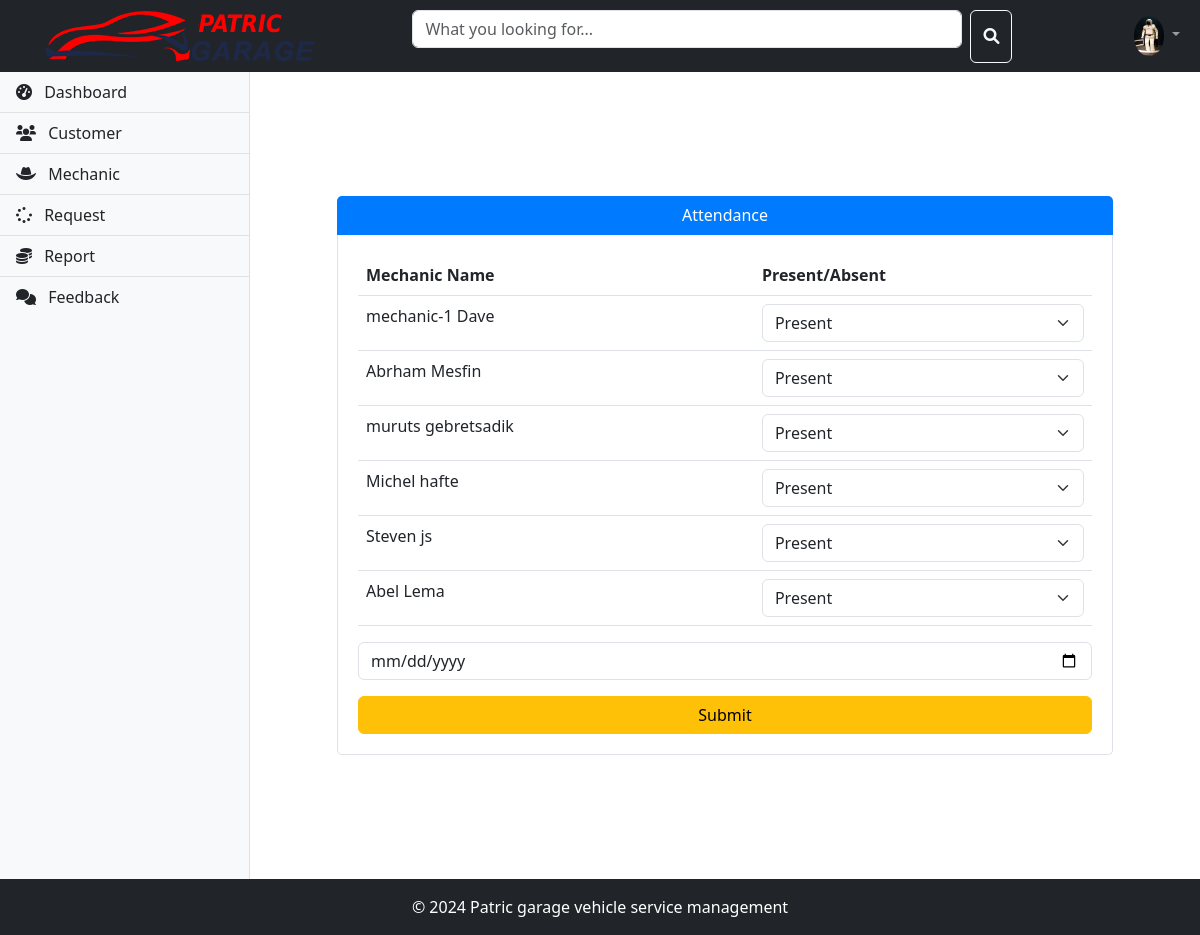
/admin-take-attendance (signed in), run on the app's committed database.
### vehicle/models.py (models this page shows, shortened)
class Mechanic(models.Model):
    user = models.OneToOneField(User, on_delete=models.CASCADE)
    address = models.CharField(max_length=500)
    mobile = models.CharField(max_length=20)
    skill = models.CharField(max_length=500)
    salary = models.PositiveIntegerField(null=True, blank=True)
    status = models.BooleanField(default=False)
    profile_pic = models.ImageField(upload_to='profile_pic/MechanicProfilePic/', null=True, blank=True)

### vehicle/views.py (the view, shortened to what this page needs)
# urls.py: path('admin-take-attendance', views.admin_take_attendance_view,name='admin-take-attendance'),
@login_required(login_url='adminlogin')
def admin_take_attendance_view(request):
    mechanics = models.Mechanic.objects.filter(status=True)
    aform = forms.AttendanceForm()
    return render(request, 'vehicle/admin_take_attendance.html', {'mechanics': mechanics, 'aform': aform})

### vehicle/forms.py
class AttendanceForm(forms.Form):
    present_status=forms.ChoiceField( choices=presence_choices)
    date=forms.DateField()

### vehicle/templates/vehicle/admin_take_attendance.html (shortened to what this page needs)
{% extends 'vehicle/adminbase.html' %}
{% block content %}
<head>
  <link href="https://cdn.jsdelivr.net/npm/bootstrap@5.3.0/dist/css/bootstrap.min.css" rel="stylesheet">
</head>
<body>
  <div class="container form-container">
    <form class="box" method="post" autocomplete="off">
      <div class="panel panel-primary">
        <div class="panel-heading">
          <h6 class="panel-title">Attendance</h6>
        </div>
        <div class="panel-body">
          <table class="table table-hover">
            <thead>
              <tr>
                <th>Mechanic Name</th>
                <th>Present/Absent</th>
              </tr>
            </thead>
            <tbody>
              {% for mechanic in mechanics %}
              <tr>
                <td>  {{ mechanic.user.first_name }} {{ mechanic.user.last_name }}</td>
                <td>
                  <select name="present_status_{{ mechanic.id }}" class="form-select">
                    <option value="present">Present</option>
                  </select>
                </td>
              </tr>
              {% endfor %}
            </tbody>
          </table>
          <input type="date" name="date" class="form-control" placeholder="Enter Date mm/dd/yyyy" required>
          <div class="d-grid mt-3">
            <input type="submit" class="btn btn-warning btnSubmit" name="submit" value="Submit">
          </div>
        </div>
      </div>
    </form>
  </div>
</body>
{% endblock content %}

### vehicle/templates/vehicle/admin_take_attendance.html (style rules this page uses)
h6 { text-align: center; }
.form-container { margin: 100px auto; max-width: 800px; }
.btnSubmit { text-align: center; }
.panel-heading { background-color: #007bff; color: white; padding: 10px; border-radius: 5px 5px 0 0; }
.panel-body { border: 1px solid #dee2e6; border-top: none; border-radius: 0 0 5px 5px; padding: 20px; }
.panel-title { margin: 0; }
.form-control { margin-bottom: 15px; }

### data on the page
Mechanic: user.first_name "mechanic-1", user.last_name "Dave", id "Present"
Mechanic: user.first_name "Abrham", user.last_name "Mesfin", id "Present"
Mechanic: user.first_name "muruts", user.last_name "gebretsadik", id "Present"
Mechanic: user.first_name "Michel", user.last_name "hafte", id "Present"
Mechanic: user.first_name "Steven", user.last_name "js", id "Present"
Mechanic: user.first_name "Abel", user.last_name "Lema", id "Present"
